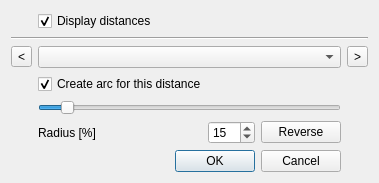
<?xml version="1.0" encoding="UTF-8"?>
<ui version="4.0">
 <class>placeArc</class>
 <widget class="QDialog" name="placeArc">
  <property name="geometry">
   <rect>
    <x>0</x>
    <y>0</y>
    <width>379</width>
    <height>174</height>
   </rect>
  </property>
  <property name="windowTitle">
   <string>Triangulation :: place arc</string>
  </property>
  <layout class="QGridLayout" name="gridLayout">
   <item row="2" column="1" colspan="4">
    <widget class="QComboBox" name="arcCombo"/>
   </item>
   <item row="7" column="1" colspan="4">
    <widget class="QDialogButtonBox" name="buttonBox">
     <property name="orientation">
      <enum>Qt::Horizontal</enum>
     </property>
     <property name="standardButtons">
      <set>QDialogButtonBox::Cancel|QDialogButtonBox::Ok</set>
     </property>
    </widget>
   </item>
   <item row="2" column="0">
    <widget class="QToolButton" name="prevButton">
     <property name="text">
      <string>&lt;</string>
     </property>
    </widget>
   </item>
   <item row="2" column="5">
    <widget class="QToolButton" name="nextButton">
     <property name="text">
      <string>&gt;</string>
     </property>
    </widget>
   </item>
   <item row="5" column="1" colspan="2">
    <widget class="QLabel" name="label">
     <property name="text">
      <string>Radius [%]</string>
     </property>
    </widget>
   </item>
   <item row="3" column="1" colspan="4">
    <widget class="QCheckBox" name="createBox">
     <property name="text">
      <string>Create arc for this distance</string>
     </property>
     <property name="checked">
      <bool>true</bool>
     </property>
    </widget>
   </item>
   <item row="4" column="1" colspan="4">
    <widget class="QSlider" name="radiusSlider">
     <property name="maximum">
      <number>200</number>
     </property>
     <property name="pageStep">
      <number>10</number>
     </property>
     <property name="value">
      <number>15</number>
     </property>
     <property name="sliderPosition">
      <number>15</number>
     </property>
     <property name="orientation">
      <enum>Qt::Horizontal</enum>
     </property>
     <property name="invertedAppearance">
      <bool>false</bool>
     </property>
     <property name="invertedControls">
      <bool>false</bool>
     </property>
     <property name="tickInterval">
      <number>0</number>
     </property>
    </widget>
   </item>
   <item row="5" column="3">
    <widget class="QSpinBox" name="radiusSpin">
     <property name="maximum">
      <number>200</number>
     </property>
     <property name="value">
      <number>15</number>
     </property>
    </widget>
   </item>
   <item row="5" column="4">
    <widget class="QPushButton" name="reverseButton">
     <property name="text">
      <string>Reverse</string>
     </property>
    </widget>
   </item>
   <item row="1" column="0" colspan="6">
    <widget class="Line" name="line">
     <property name="orientation">
      <enum>Qt::Horizontal</enum>
     </property>
    </widget>
   </item>
   <item row="0" column="1">
    <widget class="QCheckBox" name="displayLayersBox">
     <property name="text">
      <string>Display distances</string>
     </property>
     <property name="checked">
      <bool>true</bool>
     </property>
     <property name="tristate">
      <bool>true</bool>
     </property>
    </widget>
   </item>
  </layout>
 </widget>
 <tabstops>
  <tabstop>buttonBox</tabstop>
  <tabstop>arcCombo</tabstop>
  <tabstop>nextButton</tabstop>
  <tabstop>createBox</tabstop>
  <tabstop>radiusSlider</tabstop>
  <tabstop>radiusSpin</tabstop>
  <tabstop>reverseButton</tabstop>
  <tabstop>prevButton</tabstop>
 </tabstops>
 <resources/>
 <connections>
  <connection>
   <sender>buttonBox</sender>
   <signal>accepted()</signal>
   <receiver>placeArc</receiver>
   <slot>accept()</slot>
   <hints>
    <hint type="sourcelabel">
     <x>342</x>
     <y>164</y>
    </hint>
    <hint type="destinationlabel">
     <x>157</x>
     <y>213</y>
    </hint>
   </hints>
  </connection>
  <connection>
   <sender>buttonBox</sender>
   <signal>rejected()</signal>
   <receiver>placeArc</receiver>
   <slot>reject()</slot>
   <hints>
    <hint type="sourcelabel">
     <x>342</x>
     <y>164</y>
    </hint>
    <hint type="destinationlabel">
     <x>286</x>
     <y>213</y>
    </hint>
   </hints>
  </connection>
 </connections>
</ui>
